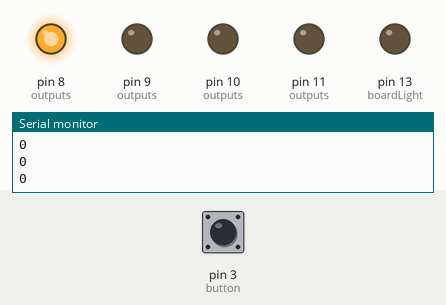
This sketch was run on a simulated Arduino Uno, built with avr-gcc and run on an emulated ATmega328P. Shown: output pins drawn as LEDs (lit = HIGH), the last lines printed to the serial monitor. Dashed ring = blinking. Inputs (shaded band) come from the test bench; at power-on: pin 3 (button) LOW.

Above: at 1.2 s.
1.3 s: pin 3 (button) pulled HIGH for 1 s
At 1.48 s:
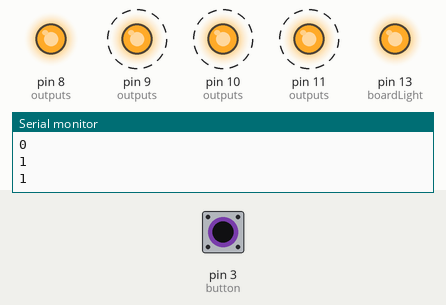
3.8 s: pin 3 (button) pulled HIGH for 0.15 s
At 4.6 s:
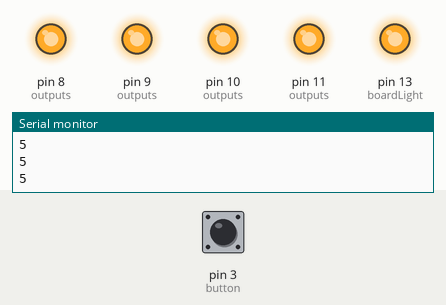
5.4 s: pin 3 (button) pulled HIGH for 3.2 s
At 9.2 s:
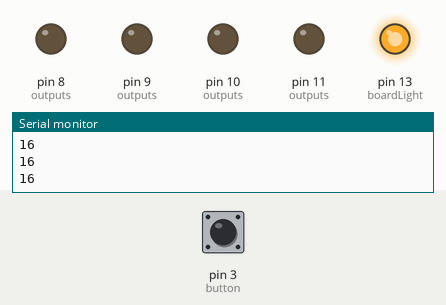
Timing chart, 0 to 10.7 s (numbered marks = the images above; inputs shaded):
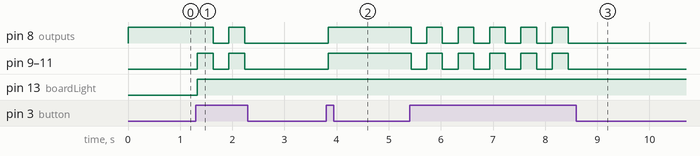

Measured:
- after the input at 1.3 s, pin 8 (outputs): HIGH → LOW after 0.33 s, → HIGH 0.30 s later, → LOW 0.30 s later; pin 9 (outputs), pin 10 (outputs), pin 11 (outputs): alternates HIGH for 0.30 s and LOW for 0.30 s, 4 changes in all, then stays LOW, starting at once; pin 13 (boardLight): LOW → HIGH at once
- after the input at 3.8 s, pin 8 (outputs), pin 9 (outputs), pin 10 (outputs), pin 11 (outputs): LOW → HIGH at once
- after the input at 5.4 s, pin 8 (outputs), pin 9 (outputs), pin 10 (outputs), pin 11 (outputs): alternates HIGH for 0.30 s and LOW for 0.30 s, 11 changes in all, then stays LOW, starting at once

The sketch:

counter.ino
```cpp
const int boardLight = 13;

const int button = 3;
const int output1 = 8;
const int output2 = 9;
const int output3 = 10;
const int output4 = 11;

const int outputs[] = {output1, output2, output3, output4};
const int outputsLength = sizeof(outputs)/sizeof(int);

const long bounce = 50; // time in milliseconds to wait
const long hold = 300; // time to wait before sending another press
long lastBounceCheck = 0; // time of last bounce check (for bouncing issues)
long lastUpdateCheck = 0; // time of last update check (for press & hold)

int buttonState = HIGH;
unsigned int counter = 0;

void setup() {
  Serial.begin(9600);

  pinMode(button, INPUT);

  for(int i = 0; i < sizeof(outputs)/sizeof(int); i++) {
    pinMode(outputs[i], OUTPUT);
  }
  oneHot(counter);

  pinMode(boardLight, OUTPUT);
}

void loop() {
  // If we last checked longer than our bounce time,
  // check for the state.
  boolean updated = false;
  if(millis() - lastBounceCheck > bounce) {
    // If state changed, update variables.
    int pressed = digitalRead(button);
    if(buttonState != pressed) {
      buttonState = pressed;
      updated = true;
    }

    Serial.println(counter);
    lastBounceCheck = millis();
  }

  // If our new state is high, flip colors.
  if(buttonState == HIGH &&
    (updated || millis() - lastUpdateCheck > hold)) {
    ++counter;
    binary(counter);
    digitalWrite(boardLight, HIGH);

    lastUpdateCheck = millis();
  }

   delay(1);
}

// Writes the state to each light.
void oneHot(int counter) {
  for(int i = 0; i < sizeof(outputs)/sizeof(int); i++) {
    boolean state = (i == counter % 3) ? HIGH : LOW;
    digitalWrite(outputs[i], state);
  }
}

void binary(int counter) {
  int power = 1;
  for(int i = 0; i < outputsLength; i++) {
    power << 1;
    boolean state = (counter & power) ? HIGH : LOW;
    digitalWrite(outputs[i], state);
  }
}
```
